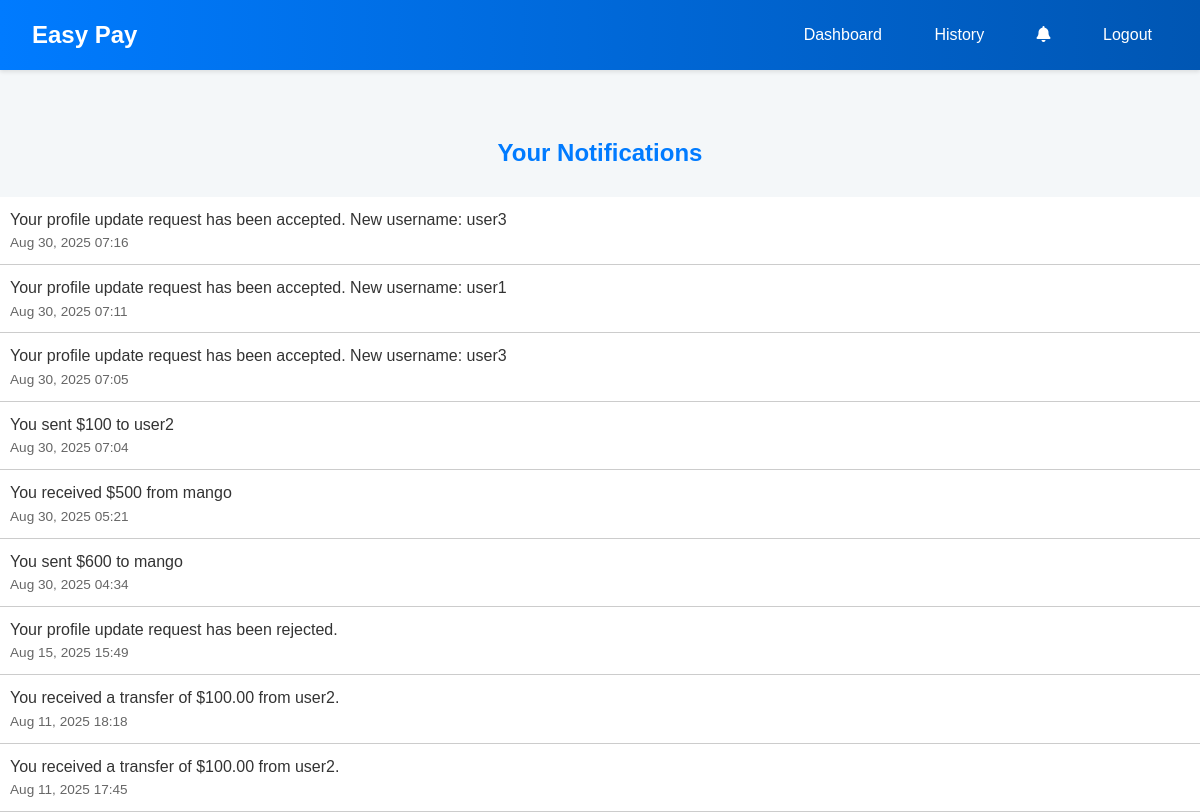
The app's page /index.php?page=notifications (signed in) with its own data.
### tables this page shows
CREATE TABLE `notifications` (
  `id` int(11) NOT NULL,
  `user_id` int(11) NOT NULL,
  `message` varchar(255) NOT NULL,
  `type` enum('success','error','info') NOT NULL,
  `is_read` tinyint(1) NOT NULL DEFAULT 0,
  `created_at` timestamp NOT NULL DEFAULT current_timestamp()
);

### includes/functions.php (called while the page is built, shortened)
<?php
function getNotifications($userId)
{
    global $conn;
    $userId = (int)$userId;
    $sql = "SELECT * FROM notifications WHERE user_id = $userId ORDER BY created_at DESC";
    $result = mysqli_query($conn, $sql);
    return mysqli_fetch_all($result, MYSQLI_ASSOC);
}

### views/notifications.php (the view, shortened to what this page needs)
<?php
include_once ('./includes/functions.php');
include_once('./includes/header.php');
$notifications = getNotifications($_SESSION['user_id']);
?>
<h2>Your Notifications</h2>
<?php if (empty($notifications)): ?>
    <p>No notifications yet.</p>
<?php else: ?>
    <ul class="notification-list">
        <?php foreach ($notifications as $notif): ?>
            <li class="<?= $notif['is_read'] == 0 ? 'unread' : 'read'; ?>">
                <span class="message"><?= htmlspecialchars($notif['message']); ?></span>
                <span class="date"><?= date('M d, Y H:i', strtotime($notif['created_at'])); ?></span>
            </li>
        <?php endforeach; ?>
    </ul>
<?php endif; ?>

### assets/style.css (style rules this page uses)
:root { --primary-color: #007bff; --secondary-color: #6c757d; --background-color: #f4f7f9; --card-background: #ffffff; --text-color: #333333; --light-text-color: #666666; --border-color: #e0e0e0; --success-color: #28a745; --error-color: #dc3545; --incoming-color: #28a745; --outgoing-color: #dc3545; }
* { box-sizing: border-box; margin: 0; padding: 0; }
body { font-family: 'Poppins', sans-serif; background-color: var(--background-color); color: var(--text-color); line-height: 1.6; }
h2 { color: var(--primary-color); margin-bottom: 1.5rem; text-align: center; font-weight: 600; }

### views/notifications.php (style rules this page uses)
.notification-list { list-style: none; padding: 0; }
.notification-list li { padding: 10px; border-bottom: 1px solid #ccc; }
.notification-list li.read { background-color: #fff; }
.notification-list .message { display: block; }
.notification-list .date { display: block; font-size: 0.85em; color: #666; }

### records on screen
notifications: message "Your profile update request has been accepted. New username: user3", created_at "Aug 30, 2025 07:16"
notifications: message "Your profile update request has been accepted. New username: user1", created_at "Aug 30, 2025 07:11"
notifications: message "Your profile update request has been accepted. New username: user3", created_at "Aug 30, 2025 07:05"
notifications: message "You sent $100 to user2", created_at "Aug 30, 2025 07:04"
notifications: message "You received $500 from mango", created_at "Aug 30, 2025 05:21"
notifications: message "You sent $600 to mango", created_at "Aug 30, 2025 04:34"
notifications: message "Your profile update request has been rejected.", created_at "Aug 15, 2025 15:49"
notifications: message "You received a transfer of $100.00 from user2.", created_at "Aug 11, 2025 18:18"
notifications: message "You received a transfer of $100.00 from user2.", created_at "Aug 11, 2025 17:45"
